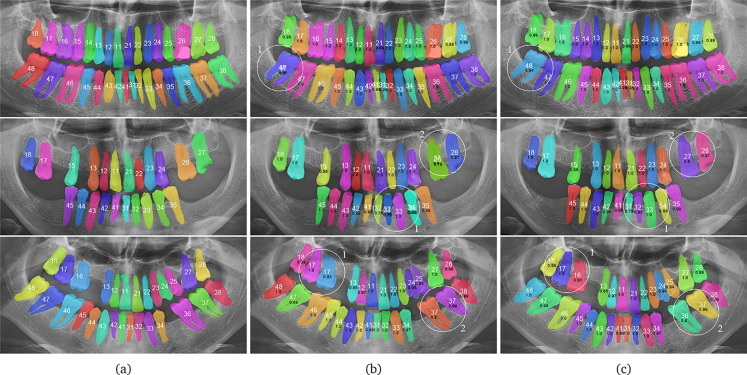
#> input picture modal-pipeline/assets/ending.jpg, 747 x 375 px
$ python -i preprocessing.py   (imports and definitions only)
#> lines starting #> are read from the running program, lines starting #| are printed output that depends on the picture
#> further down, picture is the input picture: shape (375, 747, 3); mean B, G, R 129.8, 128.9, 129.7
import cv2
import numpy as np

# ==============================================================================
# DENTAL IMAGE PREPROCESSING
# ==============================================================================
# Implements the techniques mentioned in the research paper:
# 1. Brightness adjustment
# 2. Noise removal (Median Blur)
# 3. Local contrast (CLAHE)
# 4. Normalization

def preprocess_for_inference(image, target_size=(640, 640)):
    """
    Resize the image to target_size (squash to square)
    and apply contrast enhancement.
    """
#> called with target_size = (640, 640)
    # 1. Resize (squash)
    img_640 = cv2.resize(image, target_size, interpolation=cv2.INTER_AREA)
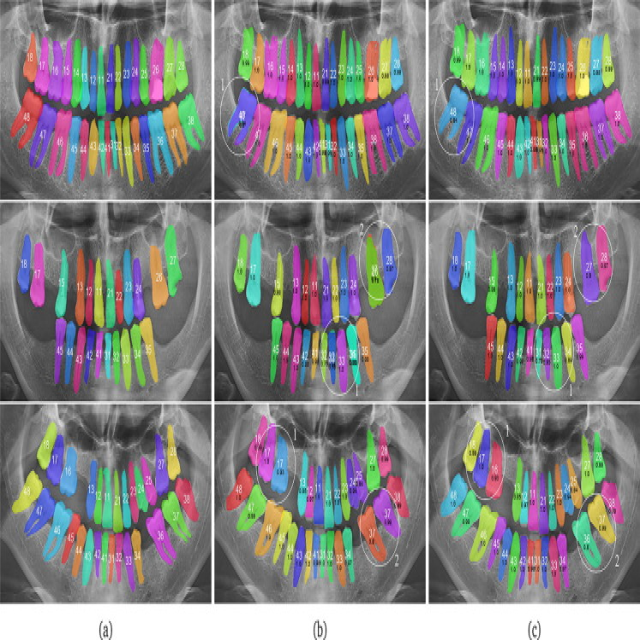
#> img_640: shape (640, 640, 3); mean B, G, R 129.7, 128.8, 129.6

    # 2. Convert to grayscale for enhancement
    if len(img_640.shape) == 3:
        gray = cv2.cvtColor(img_640, cv2.COLOR_BGR2GRAY)
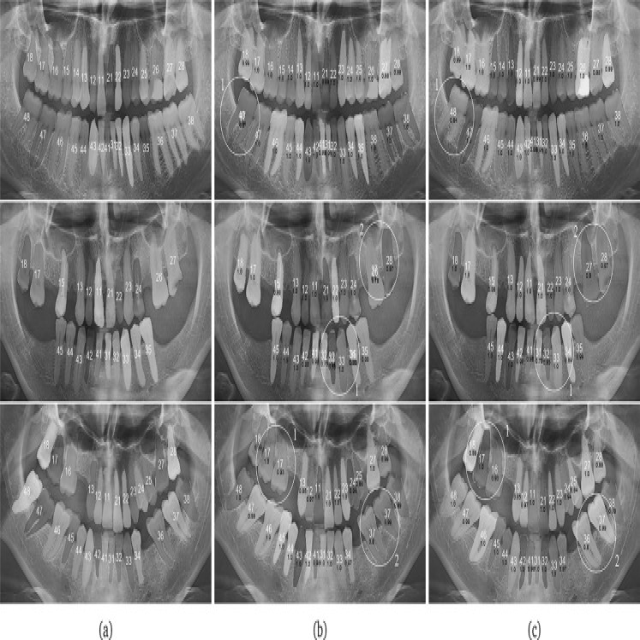
#> gray: shape (640, 640); min 10, max 255, mean 129.2
    else:
        gray = img_640

    # 3. Apply transformations (Brightness, Median Blur, CLAHE)
    brightened = cv2.convertScaleAbs(gray, alpha=1.5, beta=15)
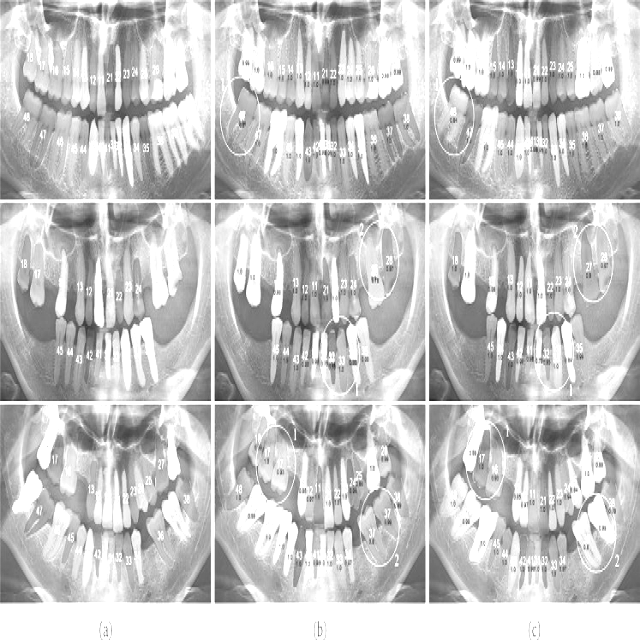
#> brightened: shape (640, 640); min 30, max 255, mean 196.5
    denoised = cv2.medianBlur(brightened, 3)
    clahe = cv2.createCLAHE(clipLimit=2.0, tileGridSize=(3, 3))
    enhanced = clahe.apply(denoised)
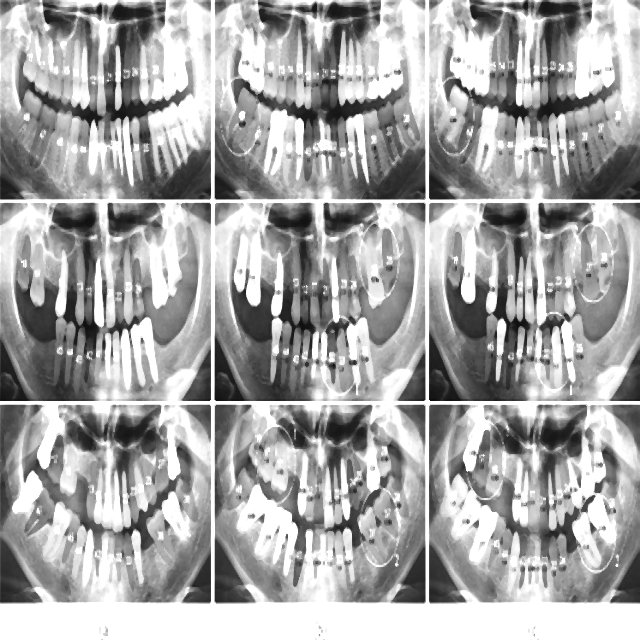
#> enhanced: shape (640, 640); min 13, max 255, mean 166.4

    # Reconvert to 3 channels for YOLO
    result = cv2.cvtColor(enhanced, cv2.COLOR_GRAY2BGR)

    return result

def apply_dental_enhancement(image):
    """
    Apply the STRICT transformations from the research paper (Table I):
    1. Brightness Adjustment: I' = 1.5 * I + 15
    2. Median Blur: k=3
    3. CLAHE: clipLimit=2.0, tileGridSize=(3,3)
    """
    # Convert to grayscale
    if len(image.shape) == 3:
        gray = cv2.cvtColor(image, cv2.COLOR_BGR2GRAY)
    else:
        gray = image

    # 1. Brightness adjustment (alpha=1.5, beta=15)
    brightened = cv2.convertScaleAbs(gray, alpha=1.5, beta=15)

    # 2. Noise removal (Median Blur k=3)
    denoised = cv2.medianBlur(brightened, 3)

    # 3. CLAHE
    clahe = cv2.createCLAHE(clipLimit=2.0, tileGridSize=(3, 3))
    enhanced = clahe.apply(denoised)

    # Reconvert to 3 channels for YOLO
    result = cv2.cvtColor(enhanced, cv2.COLOR_GRAY2BGR)

    return result

def normalize_image(image):
    """Normalize pixel values to [0, 1]."""
    return image.astype(np.float32) / 255.0

>>> import cv2
>>> picture = cv2.imread('../assets/ending.jpg')
>>> result = preprocess_for_inference(picture)

$ run again, on modal-pipeline/assets/model.jpg
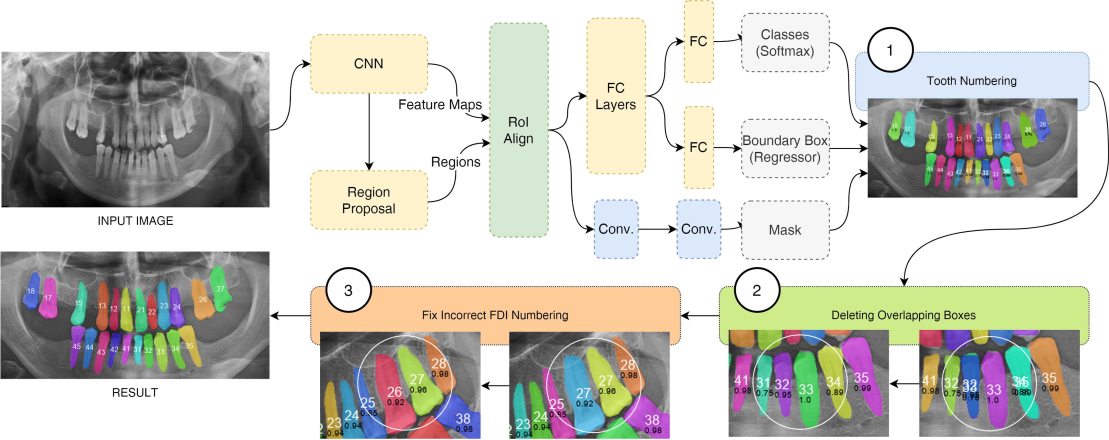
#> input picture modal-pipeline/assets/model.jpg, 3327 x 1320 px (shown at 1/3 size)
#> picture is the input picture: shape (1320, 3327, 3); mean B, G, R 193.3, 200.3, 201.1
#> in preprocess_for_inference, `gray = cv2.cvtColor(img_640, cv2.COLOR_BGR2GRAY)`:
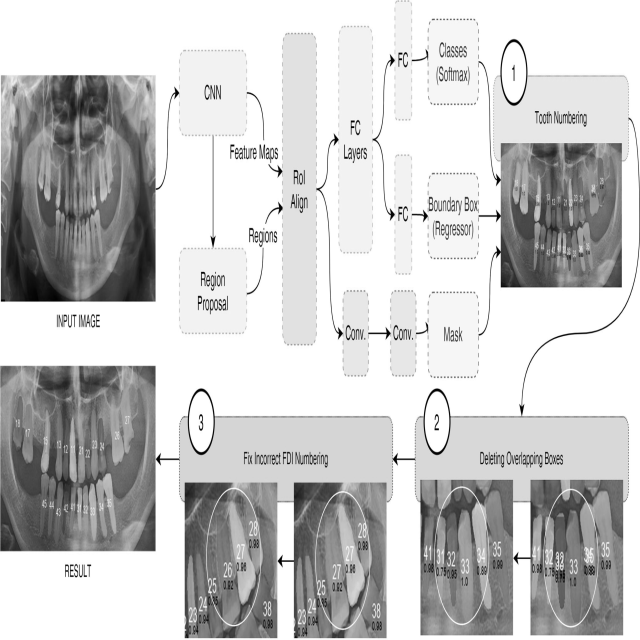
#> gray: shape (640, 640); min 0, max 255, mean 199.7
#> in preprocess_for_inference, `enhanced = clahe.apply(denoised)`:
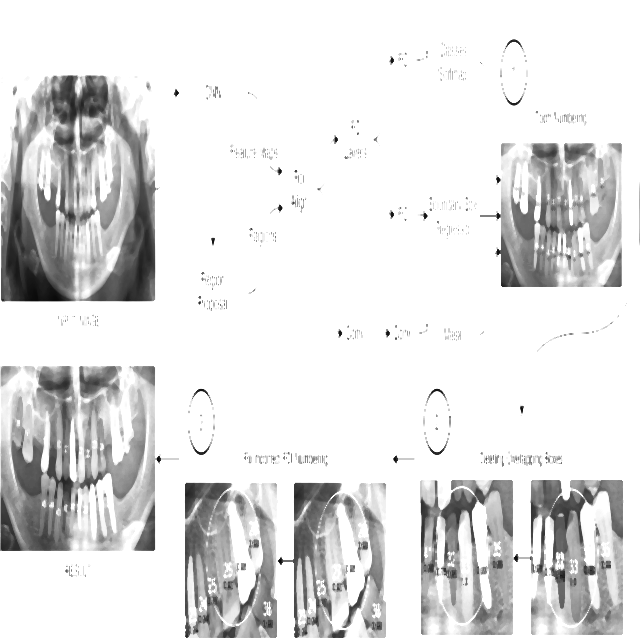
#> enhanced: shape (640, 640); min 10, max 255, mean 225.4

$ run again, on modal-pipeline/assets/overview.jpg
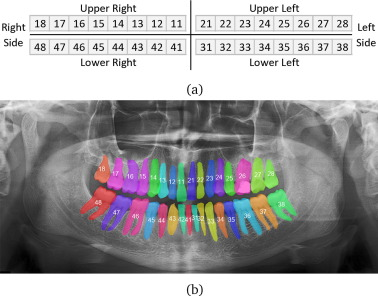
#> input picture modal-pipeline/assets/overview.jpg, 378 x 296 px
#> picture is the input picture: shape (296, 378, 3); mean B, G, R 161.9, 161.1, 162
#> in preprocess_for_inference, `gray = cv2.cvtColor(img_640, cv2.COLOR_BGR2GRAY)`:
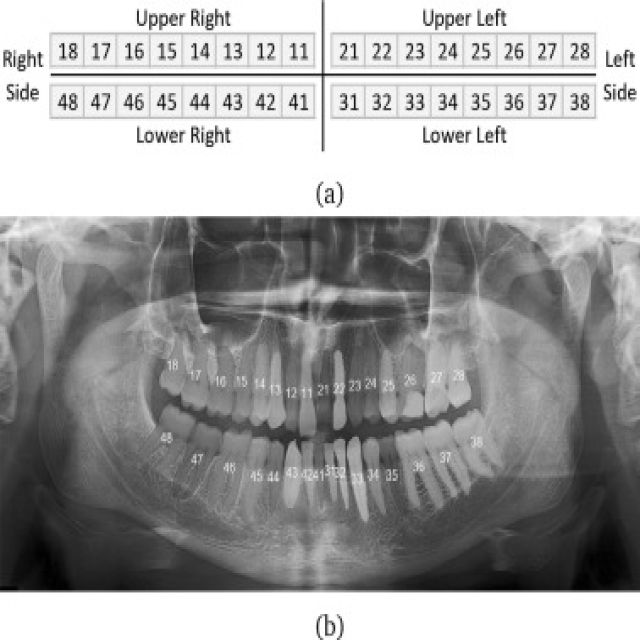
#> gray: shape (640, 640); min 0, max 255, mean 161.4
#> in preprocess_for_inference, `enhanced = clahe.apply(denoised)`:
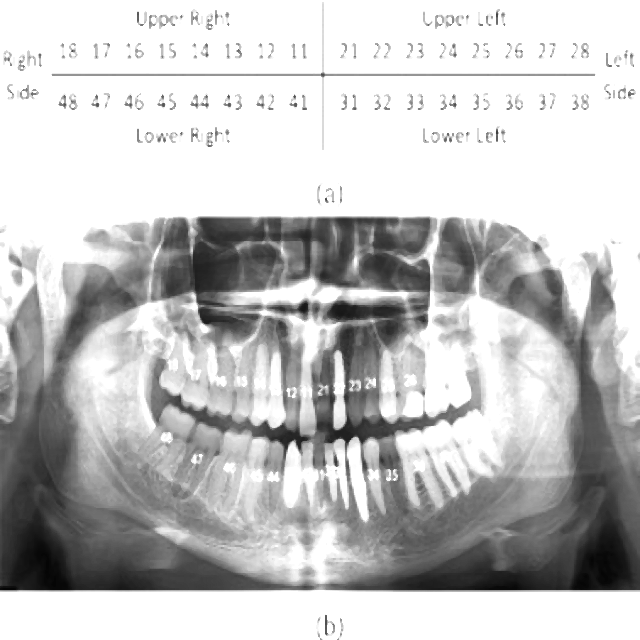
#> enhanced: shape (640, 640); min 5, max 255, mean 194.2
